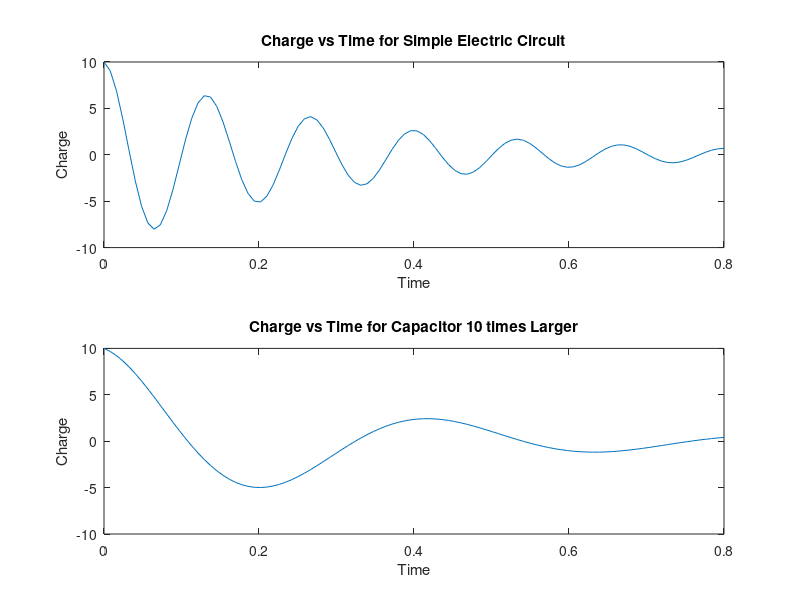

This chart was generated by the following MATLAB code:
% Function parameters
q0 = 10;
R = 60;
L = 9;
C = 0.00005;

% Use linspace to create an array of 100 points between 0 and 0.8
t = linspace(0,0.8,100);

% Calculate the values of q
q = q0 .* exp((-R.*t)/(2*L)) .* cos(sqrt(1/(L*C)-((R/(2*L))^2)).*t);

% Plot q vs t
subplot (2,1,1), plot(t,q)
title('Charge vs Time for Simple Electric Circuit')
xlabel('Time')
ylabel('Charge')
% Make the capacitor 10x bigger
q2 = q0 .* exp((-R.*t)/(2*L)) .* cos(sqrt(1/(L*(C*10))-((R/(2*L))^2)).*t);

% Plot q2 vs t
subplot(2,1,2), plot(t,q2)
title('Charge vs Time for Capacitor 10 times Larger')
xlabel('Time')
ylabel('Charge')